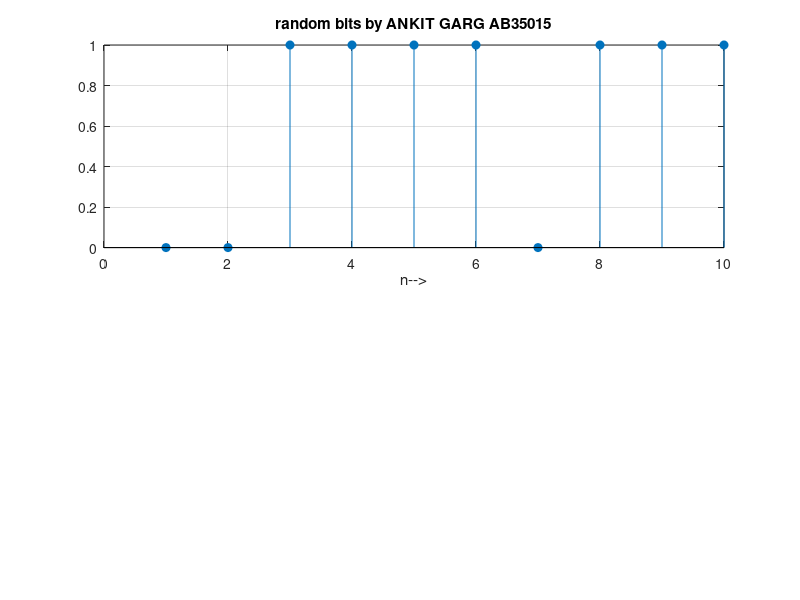

Reproduce this figure in MATLAB. (Note: this script raises an error after producing the figure.)
%program to display frequency shift keying modulation
freqsep = 8; nsamp = 8; Fs = 32;
x = randint(1000,1); 
figure;
subplot(2,1,1);
stem(x(1:10),'filled');
grid on;
title('random bits by ANKIT GARG AB35015');
xlabel('n-->');
y = fskmod(x,M,freqsep,nsamp,Fs); 
ly = length(y);
freq = [-Fs/2 : Fs/ly : Fs/2 - Fs/ly];
Syy = 10*log10(fftshift(abs(fft(y))));
subplot(2,1,2);
plot(freq,Syy);
grid on;
xlabel('f-->');